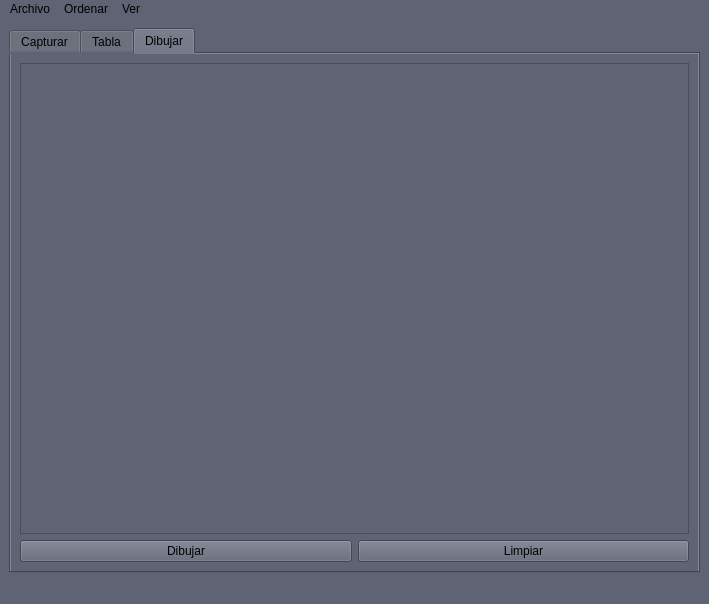
<?xml version="1.0" encoding="UTF-8"?>
<ui version="4.0">
 <class>MainWindow</class>
 <widget class="QMainWindow" name="MainWindow">
  <property name="geometry">
   <rect>
    <x>0</x>
    <y>0</y>
    <width>709</width>
    <height>604</height>
   </rect>
  </property>
  <property name="windowTitle">
   <string>MainWindow</string>
  </property>
  <property name="styleSheet">
   <string notr="true">

background-color: rgb(95, 99, 115);</string>
  </property>
  <widget class="QWidget" name="centralwidget">
   <layout class="QGridLayout" name="gridLayout_3">
    <item row="0" column="1">
     <widget class="QTabWidget" name="tab_4">
      <property name="currentIndex">
       <number>2</number>
      </property>
      <widget class="QWidget" name="tab">
       <attribute name="title">
        <string>Capturar</string>
       </attribute>
       <layout class="QGridLayout" name="gridLayout_2">
        <item row="0" column="1">
         <widget class="QPlainTextEdit" name="salida"/>
        </item>
        <item row="0" column="0">
         <widget class="QGroupBox" name="groupBox">
          <property name="title">
           <string/>
          </property>
          <layout class="QGridLayout" name="gridLayout">
           <item row="11" column="1">
            <widget class="QPushButton" name="agregarInicio_pushButton">
             <property name="text">
              <string>Agregar Inicio</string>
             </property>
            </widget>
           </item>
           <item row="7" column="1">
            <widget class="QSpinBox" name="red_spinBox">
             <property name="maximum">
              <number>255</number>
             </property>
            </widget>
           </item>
           <item row="0" column="0">
            <widget class="QLabel" name="label_7">
             <property name="styleSheet">
              <string notr="true">color: rgb(255, 255, 255);
font: 75 12pt &quot;MS Shell Dlg 2&quot;;</string>
             </property>
             <property name="text">
              <string>ID</string>
             </property>
            </widget>
           </item>
           <item row="1" column="0">
            <widget class="QLabel" name="label_8">
             <property name="styleSheet">
              <string notr="true">color: rgb(255, 255, 255);
font: 75 12pt &quot;MS Shell Dlg 2&quot;;</string>
             </property>
             <property name="text">
              <string>Origen X</string>
             </property>
            </widget>
           </item>
           <item row="5" column="1">
            <widget class="QSpinBox" name="destinoY_spinBox">
             <property name="maximum">
              <number>500</number>
             </property>
            </widget>
           </item>
           <item row="1" column="1">
            <widget class="QSpinBox" name="origenX_spinBox">
             <property name="maximum">
              <number>500</number>
             </property>
            </widget>
           </item>
           <item row="6" column="0">
            <widget class="QLabel" name="label_6">
             <property name="styleSheet">
              <string notr="true">font: 75 12pt &quot;MS Shell Dlg 2&quot;;
color: rgb(243, 243, 243);</string>
             </property>
             <property name="text">
              <string>Velocidad</string>
             </property>
            </widget>
           </item>
           <item row="3" column="1">
            <widget class="QSpinBox" name="destinoX_spinBox">
             <property name="maximum">
              <number>500</number>
             </property>
            </widget>
           </item>
           <item row="0" column="1">
            <widget class="QSpinBox" name="id_spinBox">
             <property name="minimum">
              <number>1</number>
             </property>
             <property name="maximum">
              <number>999</number>
             </property>
            </widget>
           </item>
           <item row="6" column="1">
            <widget class="QLineEdit" name="velocidad_lineEdit"/>
           </item>
           <item row="13" column="1">
            <widget class="QPushButton" name="mostrar_pushButton">
             <property name="text">
              <string>Mostrar Informacion capturada</string>
             </property>
            </widget>
           </item>
           <item row="9" column="1">
            <widget class="QSpinBox" name="BluespinBox">
             <property name="maximum">
              <number>255</number>
             </property>
            </widget>
           </item>
           <item row="7" column="0">
            <widget class="QLabel" name="label_3">
             <property name="font">
              <font>
               <family>MS Shell Dlg 2</family>
               <pointsize>12</pointsize>
               <weight>9</weight>
               <italic>false</italic>
               <bold>false</bold>
              </font>
             </property>
             <property name="layoutDirection">
              <enum>Qt::LeftToRight</enum>
             </property>
             <property name="styleSheet">
              <string notr="true">color: rgb(255, 0, 0);
font: 75 12pt &quot;MS Shell Dlg 2&quot;;</string>
             </property>
             <property name="text">
              <string>Red</string>
             </property>
            </widget>
           </item>
           <item row="8" column="1">
            <widget class="QSpinBox" name="green_spinBox">
             <property name="maximum">
              <number>255</number>
             </property>
            </widget>
           </item>
           <item row="3" column="0">
            <widget class="QLabel" name="label">
             <property name="styleSheet">
              <string notr="true">color: rgb(255, 255, 255);
font: 75 12pt &quot;MS Shell Dlg 2&quot;;</string>
             </property>
             <property name="text">
              <string>Destino X</string>
             </property>
            </widget>
           </item>
           <item row="12" column="1">
            <widget class="QPushButton" name="agregarFinal_pushButton">
             <property name="text">
              <string>Agregar Final</string>
             </property>
            </widget>
           </item>
           <item row="9" column="0">
            <widget class="QLabel" name="label_5">
             <property name="styleSheet">
              <string notr="true">color: rgb(0, 85, 255);
font: 75 8pt &quot;MS Shell Dlg 2&quot;;
font: 12pt &quot;MS Shell Dlg 2&quot;;
font: 10pt &quot;MS Shell Dlg 2&quot;;
font: 12pt &quot;MS Shell Dlg 2&quot;;
font: 75 12pt &quot;MS Shell Dlg 2&quot;;</string>
             </property>
             <property name="text">
              <string>Blue</string>
             </property>
            </widget>
           </item>
           <item row="8" column="0">
            <widget class="QLabel" name="label_4">
             <property name="styleSheet">
              <string notr="true">color: rgb(85, 170, 0);
font: 75 12pt &quot;MS Shell Dlg 2&quot;;</string>
             </property>
             <property name="text">
              <string>Green</string>
             </property>
            </widget>
           </item>
           <item row="5" column="0">
            <widget class="QLabel" name="label_2">
             <property name="styleSheet">
              <string notr="true">
font: 75 12pt &quot;MS Shell Dlg 2&quot;;
color: rgb(255, 255, 255);</string>
             </property>
             <property name="text">
              <string>Destino Y</string>
             </property>
            </widget>
           </item>
           <item row="2" column="1">
            <widget class="QSpinBox" name="origenY_spinBox">
             <property name="maximum">
              <number>500</number>
             </property>
            </widget>
           </item>
           <item row="2" column="0">
            <widget class="QLabel" name="label_9">
             <property name="styleSheet">
              <string notr="true">color: rgb(255, 255, 255);
font: 75 12pt &quot;MS Shell Dlg 2&quot;;</string>
             </property>
             <property name="text">
              <string>Origen Y</string>
             </property>
            </widget>
           </item>
          </layout>
         </widget>
        </item>
       </layout>
      </widget>
      <widget class="QWidget" name="tab_3">
       <attribute name="title">
        <string>Tabla</string>
       </attribute>
       <layout class="QGridLayout" name="gridLayout_5">
        <item row="1" column="0">
         <widget class="QLineEdit" name="buscar">
          <property name="placeholderText">
           <string>ID Particula</string>
          </property>
         </widget>
        </item>
        <item row="1" column="1">
         <widget class="QPushButton" name="buscar_pushButton">
          <property name="text">
           <string>Buscar</string>
          </property>
         </widget>
        </item>
        <item row="1" column="2">
         <widget class="QPushButton" name="mostrar_tabla_pushButton">
          <property name="text">
           <string>Mostrar</string>
          </property>
         </widget>
        </item>
        <item row="0" column="0" colspan="3">
         <widget class="QTableWidget" name="tableWidget"/>
        </item>
       </layout>
      </widget>
      <widget class="QWidget" name="tab_2">
       <attribute name="title">
        <string>Dibujar</string>
       </attribute>
       <layout class="QGridLayout" name="gridLayout_4">
        <item row="0" column="0" colspan="2">
         <widget class="QGraphicsView" name="pantalla"/>
        </item>
        <item row="1" column="1">
         <widget class="QPushButton" name="limpiar_pushButton">
          <property name="text">
           <string>Limpiar</string>
          </property>
         </widget>
        </item>
        <item row="1" column="0">
         <widget class="QPushButton" name="dibujar_pushButton">
          <property name="text">
           <string>Dibujar</string>
          </property>
         </widget>
        </item>
       </layout>
      </widget>
     </widget>
    </item>
   </layout>
  </widget>
  <widget class="QMenuBar" name="menubar">
   <property name="geometry">
    <rect>
     <x>0</x>
     <y>0</y>
     <width>709</width>
     <height>21</height>
    </rect>
   </property>
   <widget class="QMenu" name="menuAbrir">
    <property name="title">
     <string>Archivo</string>
    </property>
    <addaction name="actionGuardar"/>
    <addaction name="actionAbrir"/>
   </widget>
   <widget class="QMenu" name="menuOrdenar">
    <property name="title">
     <string>Ordenar</string>
    </property>
    <addaction name="actionPor_ID"/>
    <addaction name="actionPor_Distancia"/>
    <addaction name="actionPor_Velocidad_ascendente"/>
   </widget>
   <widget class="QMenu" name="menuVer">
    <property name="title">
     <string>Ver</string>
    </property>
    <addaction name="separator"/>
    <addaction name="actionPuntos"/>
    <addaction name="actionPuntos_cercanos"/>
   </widget>
   <addaction name="menuAbrir"/>
   <addaction name="menuOrdenar"/>
   <addaction name="menuVer"/>
  </widget>
  <widget class="QStatusBar" name="statusbar"/>
  <action name="actionGuardar">
   <property name="text">
    <string>Guardar</string>
   </property>
  </action>
  <action name="actionAbrir">
   <property name="text">
    <string>Abrir</string>
   </property>
  </action>
  <action name="actionPor_ID">
   <property name="text">
    <string>Por ID(ascendente)</string>
   </property>
  </action>
  <action name="actionPor_Distancia">
   <property name="text">
    <string>Por Distancia(descendente)</string>
   </property>
  </action>
  <action name="actionPor_Velocidad_ascendente">
   <property name="text">
    <string>Por Velocidad(ascendente)</string>
   </property>
  </action>
  <action name="actionPuntos">
   <property name="text">
    <string>Puntos</string>
   </property>
  </action>
  <action name="actionPuntos_cercanos">
   <property name="text">
    <string>Puntos cercanos</string>
   </property>
  </action>
 </widget>
 <resources/>
 <connections/>
</ui>
